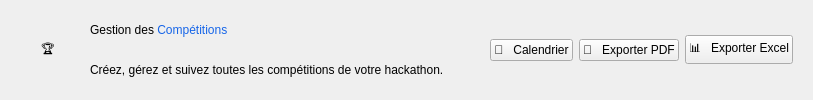
                      <widget class="QFrame" name="cardHeaderComp">
                       <property name="card" stdset="0">
                        <bool>true</bool>
                       </property>
                       <layout class="QHBoxLayout" name="headerLayoutComp">
                        <property name="leftMargin">
                         <number>12</number>
                        </property>
                        <property name="topMargin">
                         <number>12</number>
                        </property>
                        <property name="rightMargin">
                         <number>20</number>
                        </property>
                        <property name="bottomMargin">
                         <number>12</number>
                        </property>
                        <item>
                         <widget class="QLabel" name="headerIconComp">
                          <property name="minimumSize">
                           <size>
                            <width>72</width>
                            <height>72</height>
                           </size>
                          </property>
                          <property name="maximumSize">
                           <size>
                            <width>72</width>
                            <height>72</height>
                           </size>
                          </property>
                          <property name="text">
                           <string>🏆</string>
                          </property>
                          <property name="alignment">
                           <set>Qt::AlignCenter</set>
                          </property>
                         </widget>
                        </item>
                        <item>
                         <layout class="QVBoxLayout" name="headerTextLayoutComp">
                          <property name="spacing">
                           <number>2</number>
                          </property>
                          <item>
                           <widget class="QLabel" name="lblTitleComp">
                            <property name="text">
                             <string>Gestion des &lt;span style="color:#1665E8"&gt;Compétitions&lt;/span&gt;</string>
                            </property>
                            <property name="textFormat">
                             <enum>Qt::RichText</enum>
                            </property>
                           </widget>
                          </item>
                          <item>
                           <widget class="QLabel" name="lblSubComp">
                            <property name="text">
                             <string>Créez, gérez et suivez toutes les compétitions de votre hackathon.</string>
                            </property>
                           </widget>
                          </item>
                         </layout>
                        </item>
                        <item>
                         <spacer name="headerSpacer">
                          <property name="orientation">
                           <enum>Qt::Horizontal</enum>
                          </property>
                          <property name="sizeHint" stdset="0">
                           <size>
                            <width>40</width>
                            <height>20</height>
                           </size>
                          </property>
                         </spacer>
                        </item>
                        <item>
                         <widget class="QPushButton" name="btnCalendar">
                          <property name="cursor">
                           <cursorShape>PointingHandCursor</cursorShape>
                          </property>
                          <property name="toolTip">
                           <string>Calendrier des événements : toutes les compétitions, mois par mois</string>
                          </property>
                          <property name="kind" stdset="0">
                           <string notr="true">outline</string>
                          </property>
                          <property name="text">
                           <string>📅   Calendrier</string>
                          </property>
                         </widget>
                        </item>
                        <item>
                         <widget class="QPushButton" name="btnExportPdfComp">
                          <property name="cursor">
                           <cursorShape>PointingHandCursor</cursorShape>
                          </property>
                          <property name="toolTip">
                           <string>Exporter en PDF le planning des sponsors</string>
                          </property>
                          <property name="kind" stdset="0">
                           <string notr="true">primary</string>
                          </property>
                          <property name="text">
                           <string>📄   Exporter PDF</string>
                          </property>
                         </widget>
                        </item>
                        <item>
                         <widget class="QPushButton" name="btnExportExcelComp">
                          <property name="cursor">
                           <cursorShape>PointingHandCursor</cursorShape>
                          </property>
                          <property name="toolTip">
                           <string>Exporter la liste des compétitions en Excel</string>
                          </property>
                          <property name="kind" stdset="0">
                           <string notr="true">outline</string>
                          </property>
                          <property name="text">
                           <string>📊   Exporter Excel</string>
                          </property>
                         </widget>
                        </item>
                       </layout>
                      </widget>
